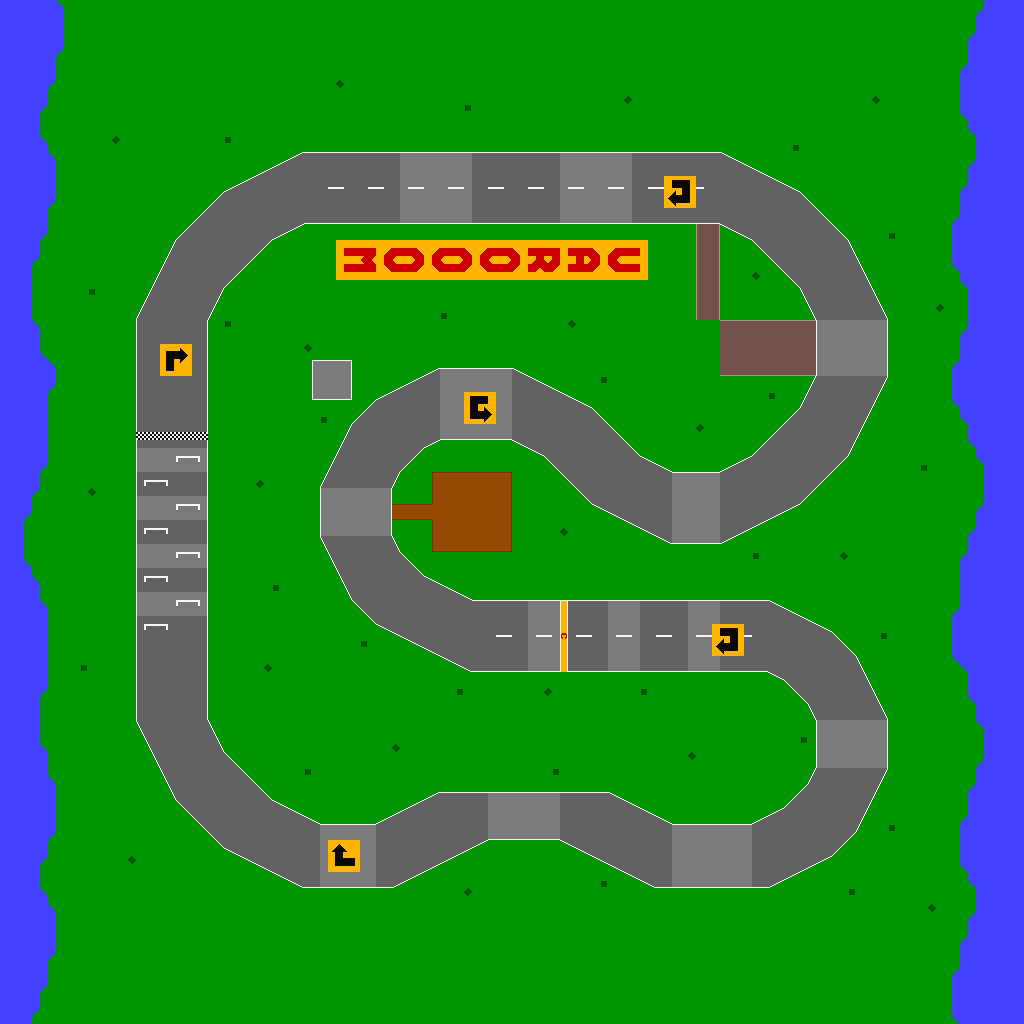

A 2D game scene composited from a Tiled map and its tileset images. What follows is a short description and the map's XML, with each tile layer's data collapsed to a summary:
An orthogonal 128x128 tile map with 8x8 px tiles, 1 tile layer (Tile Layer 1).

<map version="1.5" tiledversion="1.6.0" orientation="orthogonal" renderorder="right-down" width="128" height="128" tilewidth="8" tileheight="8" infinite="0" nextlayerid="2" nextobjectid="1">
 <tileset firstgid="1" source="stage_1_ground.tsx" />
 <layer id="1" name="Tile Layer 1" width="128" height="128">
  <data>[16384 cells, 16384 non-empty, 104 distinct tile ids]</data>
 </layer>
</map>